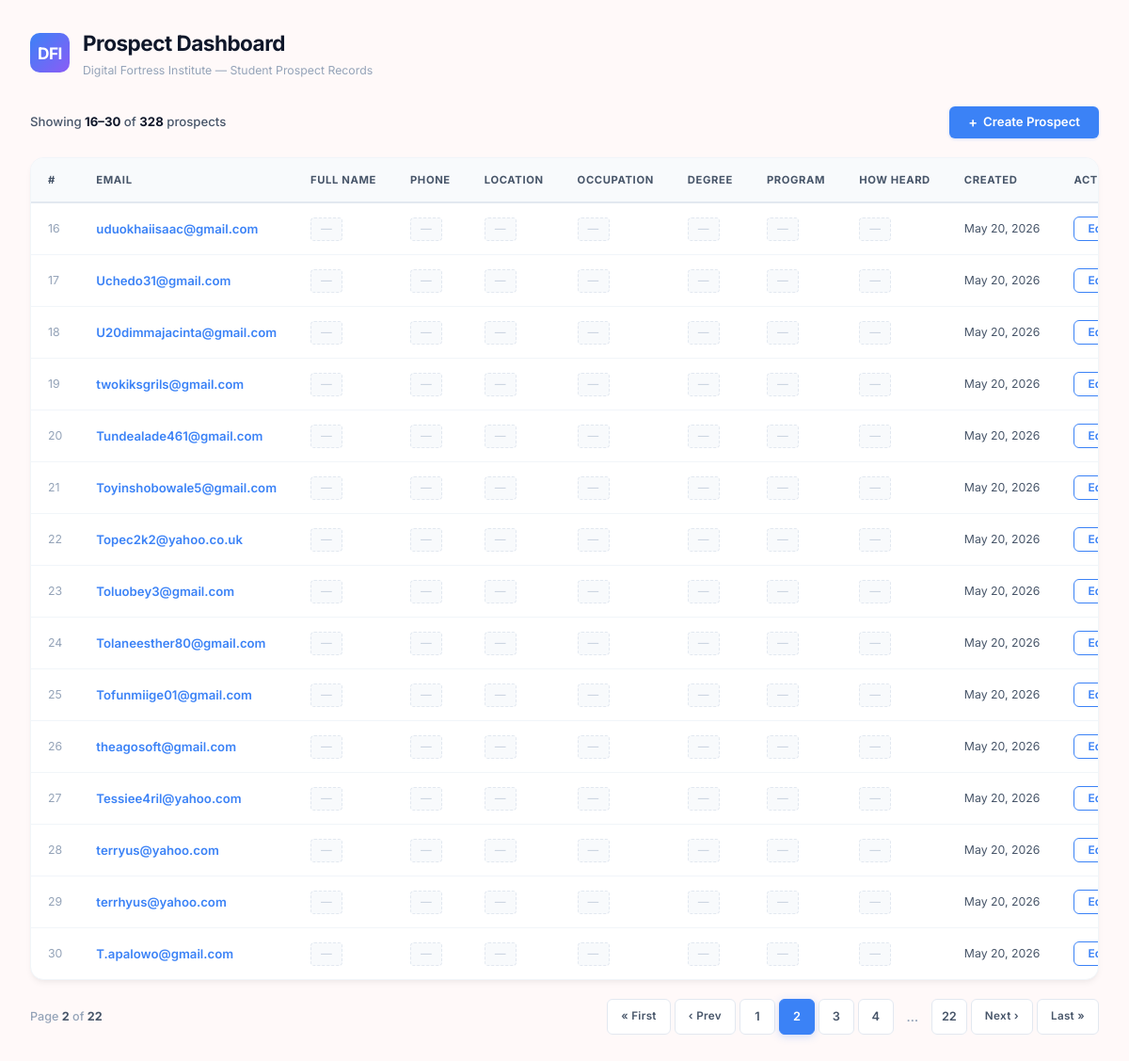
/dashboard/?page=2, run on the app's committed database.
### prospects/models.py (models this page shows, shortened)
class Prospect(models.Model):
    HOW_HEARD_CHOICES = [
        ('roundabout_banner', 'Roundabout Banner'),
        ('friends_family', 'Friends/Family'),
        ('traditional_media', 'Traditional Media (Radio, TV, etc.)'),
        ('digital_advert', 'Digital Advert'),
        ('fliers_banner', 'Fliers/Banner'),
    ]
    email = models.EmailField(
        max_length=255,
        unique=True,
        help_text='Required. Must be a valid, unique email address.',
    )
    full_name = models.CharField(
        max_length=255,
        blank=True,
        null=True,
    )
    phone_number = models.CharField(
        max_length=50,
        blank=True,
        null=True,
    )
    location = models.CharField(
        max_length=255,
        blank=True,
        null=True,
    )
    occupation = models.CharField(
        max_length=255,
        blank=True,
        null=True,
    )
    highest_degree = models.CharField(
        max_length=255,
        blank=True,
        null=True,
    )
    program = models.CharField(
        max_length=255,
        blank=True,
        null=True,
    )
    how_heard = models.CharField(
        max_length=50,
        choices=HOW_HEARD_CHOICES,
        blank=True,
        null=True,
    )
    created_at = models.DateTimeField(auto_now_add=True)
    class Meta:
        ordering = ['-created_at']
        verbose_name = 'Prospect'
        verbose_name_plural = 'Prospects'

### prospects/views.py (the view)
# urls.py: path('', views.dashboard, name='dashboard'),
def dashboard(request):
    prospect_list = Prospect.objects.all()
    paginator = Paginator(prospect_list, PROSPECTS_PER_PAGE)
    page_number = request.GET.get('page', 1)
    page_obj = paginator.get_page(page_number)
    return render(request, 'prospects/dashboard.html', {
        'prospects': page_obj,
        'page_obj': page_obj,
        'total_count': paginator.count,
        'page_title': 'Prospect Dashboard',
    })

### prospects/templates/prospects/dashboard.html (shortened to what this page needs)
<!DOCTYPE html>
<html lang="en">
<head>
</head>
<body>
    <div class="app-shell">
        <header class="top-bar">
            <div class="top-bar__brand">
                <div class="top-bar__logo">DFI</div>
                <div>
                    <h1 class="top-bar__title">{{ page_title }}</h1>
                    <p class="top-bar__subtitle">Digital Fortress Institute — Student Prospect Records</p>
                </div>
            </div>
        </header>
        <div class="action-bar">
            <p class="record-count">
                Showing <strong>{{ page_obj.start_index }}–{{ page_obj.end_index }}</strong> of <strong>{{ total_count }}</strong> prospect{{ total_count|pluralize }}
            </p>
            <a href="{% url 'prospects:prospect_create' %}" class="btn btn--primary" id="btn-create-prospect">
                <span class="btn__icon">+</span> Create Prospect
            </a>
        </div>
        <div class="table-card">
            {% if prospects %}
            <div class="table-wrap">
                <table id="prospects-table">
                    <thead>
                        <tr>
                            <th>#</th>
                            <th>Email</th>
                            <th>Full Name</th>
                            <th>Phone</th>
                            <th>Location</th>
                            <th>Occupation</th>
                            <th>Degree</th>
                            <th>Program</th>
                            <th>How Heard</th>
                            <th>Created</th>
                            <th>Actions</th>
                        </tr>
                    </thead>
                    <tbody>
                        {% for p in prospects %}
                        <tr id="prospect-row-{{ p.pk }}">
                            <td style="color: var(--text-muted); font-size: 0.82rem;">{{ page_obj.start_index|add:forloop.counter0 }}</td>
                            <td class="col-email">{{ p.email }}</td>
                            <td>{% if p.full_name %}{{ p.full_name }}{% else %}<span class="null-tag">—</span>{% endif %}</td>
                            <td>{% if p.phone_number %}{{ p.phone_number }}{% else %}<span class="null-tag">—</span>{% endif %}</td>
                            <td>{% if p.location %}{{ p.location }}{% else %}<span class="null-tag">—</span>{% endif %}</td>
                            <td>{% if p.occupation %}{{ p.occupation }}{% else %}<span class="null-tag">—</span>{% endif %}</td>
                            <td>{% if p.highest_degree %}{{ p.highest_degree }}{% else %}<span class="null-tag">—</span>{% endif %}</td>
                            <td>{% if p.program %}{{ p.program }}{% else %}<span class="null-tag">—</span>{% endif %}</td>
                            <td>
                                {% if p.how_heard %}
                                    <span class="badge badge--channel">{{ p.get_how_heard_display }}</span>
                                {% else %}
                                    <span class="null-tag">—</span>
                                {% endif %}
                            </td>
                            <td style="font-size: 0.82rem; color: var(--text-secondary);">
                                {{ p.created_at|date:"M d, Y" }}
                            </td>
                            <td>
                                <div class="actions-cell">
                                    <a href="{% url 'prospects:prospect_edit' p.pk %}"
                                       class="btn btn--edit"
                                       id="btn-edit-{{ p.pk }}">Edit</a>
                                </div>
                            </td>
                        </tr>
                        {% endfor %}
                    </tbody>
                </table>
            </div>
            {% endif %}
        </div>
        {% if page_obj.paginator.num_pages > 1 %}
        <nav class="pagination-bar" id="pagination" aria-label="Table pagination">
            <p class="pagination-bar__info">
                Page <strong>{{ page_obj.number }}</strong> of <strong>{{ page_obj.paginator.num_pages }}</strong>
            </p>
            <div class="pagination-bar__controls">
                {% if page_obj.has_previous %}
                <a href="?page=1" class="page-btn page-btn--nav" title="First page">« First</a>
                <a href="?page={{ page_obj.previous_page_number }}" class="page-btn page-btn--nav" title="Previous page">‹ Prev</a>
                {% else %}
                <span class="page-btn page-btn--nav page-btn--disabled">« First</span>
                <span class="page-btn page-btn--nav page-btn--disabled">‹ Prev</span>
                {% endif %}
                {% for pg in page_obj.paginator.page_range %}
                    {% if pg == page_obj.number %}
                        <span class="page-btn page-btn--active">{{ pg }}</span>
                    {% elif pg == 1 or pg == page_obj.paginator.num_pages %}
                        <a href="?page={{ pg }}" class="page-btn">{{ pg }}</a>
                    {% elif pg >= page_obj.number|add:"-2" and pg <= page_obj.number|add:"2" %}
                        <a href="?page={{ pg }}" class="page-btn">{{ pg }}</a>
                    {% elif pg == page_obj.number|add:"-3" or pg == page_obj.number|add:"3" %}
                        <span class="page-ellipsis">…</span>
                    {% endif %}
                {% endfor %}
                {% if page_obj.has_next %}
                <a href="?page={{ page_obj.next_page_number }}" class="page-btn page-btn--nav" title="Next page">Next ›</a>
                <a href="?page={{ page_obj.paginator.num_pages }}" class="page-btn page-btn--nav" title="Last page">Last »</a>
                {% else %}
                <span class="page-btn page-btn--nav page-btn--disabled">Next ›</span>
                <span class="page-btn page-btn--nav page-btn--disabled">Last »</span>
                {% endif %}
            </div>
        </nav>
        {% endif %}
    </div>
</body>
</html>

### data on the page
Prospect: start_index|add "16", email "uduokhaiisaac@gmail.com", created_at "May 20, 2026"
Prospect: start_index|add "17", email "Uchedo31@gmail.com", created_at "May 20, 2026"
Prospect: start_index|add "18", email "U20dimmajacinta@gmail.com", created_at "May 20, 2026"
Prospect: start_index|add "19", email "twokiksgrils@gmail.com", created_at "May 20, 2026"
Prospect: start_index|add "20", email "Tundealade461@gmail.com", created_at "May 20, 2026"
Prospect: start_index|add "21", email "Toyinshobowale5@gmail.com", created_at "May 20, 2026"
Prospect: start_index|add "22", email "Topec2k2@yahoo.co.uk", created_at "May 20, 2026"
Prospect: start_index|add "23", email "Toluobey3@gmail.com", created_at "May 20, 2026"
Prospect: start_index|add "24", email "Tolaneesther80@gmail.com", created_at "May 20, 2026"
Prospect: start_index|add "25", email "Tofunmiige01@gmail.com", created_at "May 20, 2026"
Prospect: start_index|add "26", email "theagosoft@gmail.com", created_at "May 20, 2026"
Prospect: start_index|add "27", email "Tessiee4ril@yahoo.com", created_at "May 20, 2026"
Prospect: start_index|add "28", email "terryus@yahoo.com", created_at "May 20, 2026"
Prospect: start_index|add "29", email "terrhyus@yahoo.com", created_at "May 20, 2026"
Prospect: start_index|add "30", email "T.apalowo@gmail.com", created_at "May 20, 2026"

### other printed values
{{ page_title }} "Prospect Dashboard"
{{ page_obj.start_index }} "16"
{{ page_obj.end_index }} "30"
{{ total_count }} "328"
{{ page_obj.number }} "2"
{{ page_obj.paginator.num_pages }} "22"
{{ pg }} "1" "22"
{{ pg }} "2"
{{ pg }} "3" "4"
